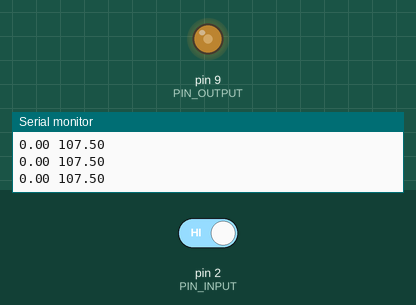
This sketch was run on a simulated Arduino Uno, built with avr-gcc and run on an emulated ATmega328P. Shown: output pins drawn as LEDs (lit = HIGH), the last lines printed to the serial monitor. The test bench sets the inputs (shaded band); at power-on: pin 2 (PIN_INPUT) HIGH.

Above: at 0.06 s.
At 1.25 s:
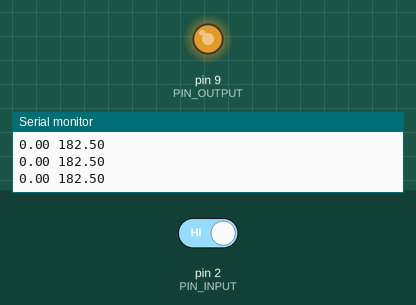
1.3 s: pin 2 (PIN_INPUT) driven LOW
At 2.6 s:
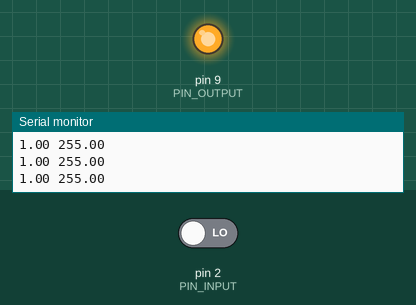
Timing chart, 0 to 4.3 s (numbered marks = the images above; inputs shaded):
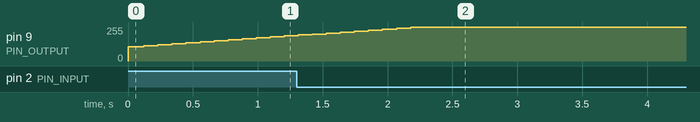

The sketch:

PID.ino
```cpp
#include <PID_v1.h>

#define PIN_INPUT 2
#define PIN_OUTPUT 9
int pin[] = {6, 7};
bool ant = HIGH;

//Define Variables we'll be connecting to
double Setpoint, Input, Output;

//Specify the links and initial tuning parameters
double Kp=2, Ki=1.5, Kd=0.3;
PID myPID(&Input, &Output, &Setpoint, Kp, Ki, Kd, DIRECT);

void setup()
{
  //initialize the variables we're linked to
  Serial.begin(9600);
  pinMode(2, INPUT);
  pinMode(9, OUTPUT);
  for(int x = 0; x++; x < 2){
    pinMode(pin[x], OUTPUT);
  }
  Input = 0;
  Setpoint = 50;

  digitalWrite(pin[0], LOW);
  digitalWrite(pin[1], HIGH);
  //turn the PID on
  myPID.SetMode(AUTOMATIC);
  myPID.SetOutputLimits(-255.0, 255.0);
}

void loop()
{

  while(abs(Setpoint - Input) > 1){

    if(Output < 0){
      digitalWrite(pin[0], HIGH);
      digitalWrite(pin[1], LOW);
      if(digitalRead(PIN_INPUT) == LOW && ant == HIGH){
      Input--;
      }
    }else{
      if(digitalRead(PIN_INPUT) == LOW && ant == HIGH){
      Input++;
      }
    }

    analogWrite(PIN_OUTPUT, Output < 0 ? (Output * (-1)) : Output);
    myPID.Compute();
    ant = digitalRead(PIN_INPUT);

    Serial.print(Input);
    Serial.print(" ");
    Serial.println(Output);

    /*if(Input == 48 || Input == 47){
      Input+= 10;
    }*/

  }

  analogWrite(PIN_OUTPUT, 0);
  Serial.print(Input);
  Serial.print(" ");
  Serial.println("Acabou");

}
```
